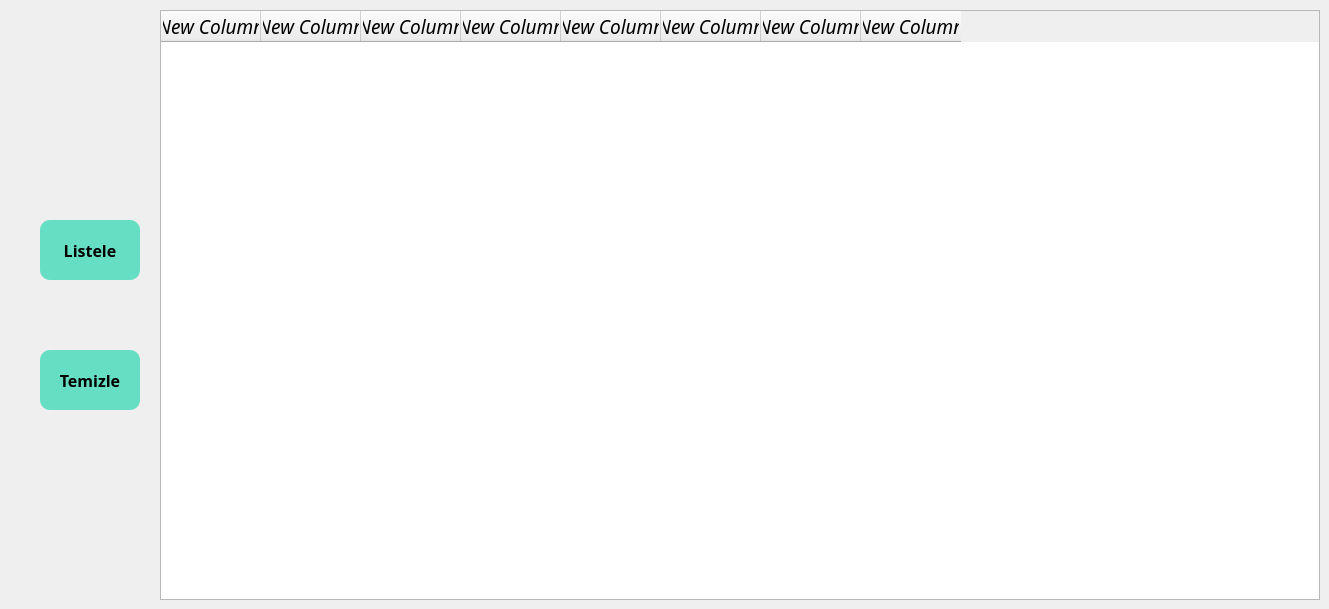
      <widget class="QWidget" name="tab_2">
       <attribute name="title">
        <string>Kitap Listesi</string>
       </attribute>
       <widget class="QTableWidget" name="tableWidget_2">
        <property name="geometry">
         <rect>
          <x>160</x>
          <y>10</y>
          <width>1160</width>
          <height>590</height>
         </rect>
        </property>
        <property name="font">
         <font>
          <family>Monotype Corsiva</family>
          <pointsize>14</pointsize>
          <weight>50</weight>
          <italic>true</italic>
          <bold>false</bold>
         </font>
        </property>
        <property name="styleSheet">
         <string notr="true">font: italic 14pt &quot;Monotype Corsiva&quot;;</string>
        </property>
        <property name="showGrid">
         <bool>true</bool>
        </property>
        <property name="columnCount">
         <number>8</number>
        </property>
        <column>
         <property name="text">
          <string>New Column</string>
         </property>
        </column>
        <column>
         <property name="text">
          <string>New Column</string>
         </property>
        </column>
        <column>
         <property name="text">
          <string>New Column</string>
         </property>
        </column>
        <column>
         <property name="text">
          <string>New Column</string>
         </property>
        </column>
        <column>
         <property name="text">
          <string>New Column</string>
         </property>
        </column>
        <column>
         <property name="text">
          <string>New Column</string>
         </property>
        </column>
        <column>
         <property name="text">
          <string>New Column</string>
         </property>
        </column>
        <column>
         <property name="text">
          <string>New Column</string>
         </property>
        </column>
       </widget>
       <widget class="QPushButton" name="pushButton_2_temizle">
        <property name="geometry">
         <rect>
          <x>40</x>
          <y>350</y>
          <width>100</width>
          <height>60</height>
         </rect>
        </property>
        <property name="sizePolicy">
         <sizepolicy hsizetype="Preferred" vsizetype="Fixed">
          <horstretch>0</horstretch>
          <verstretch>0</verstretch>
         </sizepolicy>
        </property>
        <property name="minimumSize">
         <size>
          <width>100</width>
          <height>60</height>
         </size>
        </property>
        <property name="font">
         <font>
          <family>Monotype Corsiva</family>
          <pointsize>12</pointsize>
          <weight>75</weight>
          <bold>true</bold>
         </font>
        </property>
        <property name="styleSheet">
         <string notr="true">QPushButton#pushButton_2_temizle{	
background-color: rgba(6, 211, 166, 150);
border-radius:10px;}

QPushButton#pushButton_2_temizle:hover{
background-color: rgba(0, 248, 49, 150);
border-radius:10px;}

QPushButton#pushButton_2_temizle:pressed{
background-color: rgba(6, 211, 166,150);
padding-left:5px;
padding-top:6px;
border-radius:10px;}


</string>
        </property>
        <property name="text">
         <string>Temizle</string>
        </property>
       </widget>
       <widget class="QPushButton" name="pushButton_2_listele">
        <property name="geometry">
         <rect>
          <x>40</x>
          <y>220</y>
          <width>100</width>
          <height>60</height>
         </rect>
        </property>
        <property name="sizePolicy">
         <sizepolicy hsizetype="Preferred" vsizetype="Fixed">
          <horstretch>0</horstretch>
          <verstretch>0</verstretch>
         </sizepolicy>
        </property>
        <property name="minimumSize">
         <size>
          <width>100</width>
          <height>60</height>
         </size>
        </property>
        <property name="font">
         <font>
          <family>Monotype Corsiva</family>
          <pointsize>12</pointsize>
          <weight>75</weight>
          <bold>true</bold>
         </font>
        </property>
        <property name="styleSheet">
         <string notr="true">QPushButton#pushButton_2_listele{	
background-color: rgba(6, 211, 166, 150);
border-radius:10px;}

QPushButton#pushButton_2_listele:hover{
background-color: rgba(6, 211, 166,150);
border-radius:10px;}

QPushButton#pushButton_2_listele:pressed{

background-color: rgba(0, 248, 49, 150);
padding-left:5px;
padding-top:6px;
border-radius:10px;}


</string>
        </property>
        <property name="text">
         <string>Listele</string>
        </property>
       </widget>
      </widget>
